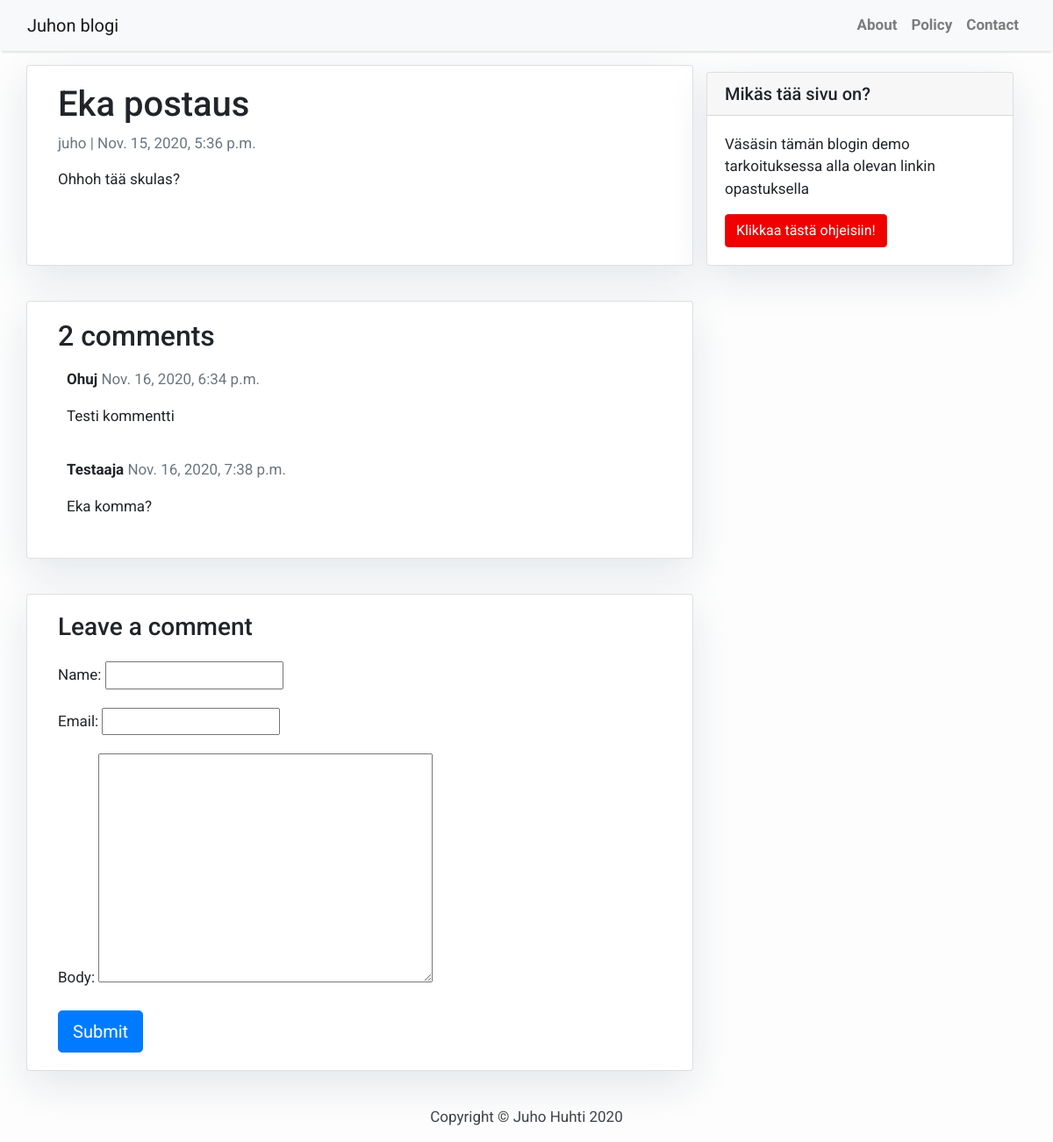
/Eka_postaus/, run on the app's committed database.
### blog/models.py (models this page shows, shortened)
class Post(models.Model):
    title = models.CharField(max_length=200, unique=True)
    slug = models.SlugField(max_length=200, unique=True)
    author = models.ForeignKey(User, on_delete= models.CASCADE,related_name='blog_posts')
    updated_on = models.DateTimeField(auto_now= True)
    content = models.TextField()
    created_on = models.DateTimeField(auto_now_add=True)
    status = models.IntegerField(choices=STATUS, default=0)
    class Meta:
        ordering = ['-created_on']

class Comment(models.Model):
    post = models.ForeignKey(Post,on_delete=models.CASCADE,related_name='comments')
    name = models.CharField(max_length=80)
    email = models.EmailField()
    body = models.TextField()
    created_on = models.DateTimeField(auto_now_add=True)
    active = models.BooleanField(default=False)
    class Meta:
        ordering = ['created_on']

### blog/views.py (the view)
# urls.py: path('<slug:slug>/', views.post_detail, name='post_detail'),
def post_detail(request, slug):
    template_name = 'post_detail.html'
    post = get_object_or_404(Post, slug=slug)
    comments = post.comments.filter(active=True)
    new_comment = None
    if request.method == 'POST':
        comment_form = CommentForm(data=request.POST)
        if comment_form.is_valid():
            new_comment = comment_form.save(commit=False)
            new_comment.post = post
            new_comment.save()
    else:
        comment_form = CommentForm()
    return render(request, template_name, {'post': post,
                                           'comments': comments,
                                           'new_comment': new_comment,
                                           'comment_form': comment_form})

### blog/forms.py
class CommentForm(forms.ModelForm):
    class Meta:
        model = Comment
        fields = ('name', 'email', 'body')

### templates/post_detail.html
{% extends 'base.html' %} {% block content %}
<div class="container">
  <div class="row">
    <div class="col-md-8 card mb-4 mt-3 left top">
      <div class="card-body">
        <h1>{% block title %} {{ post.title }} {% endblock title %}</h1>
        <p class="text-muted">{{ post.author }} | {{ post.created_on }}</p>
        <p class="card-text">{{ post.content | safe }}</p>
      </div>
    </div>
    {% block sidebar %} {% include 'sidebar.html' %} {% endblock sidebar %}
    <div class="col-md-8 card mb-4 mt-3">
      <div class="card-body">
        <h2>{{ comments.count }} comments</h2>
        {% for comment in comments %}
        <div class="comments" style="padding: 10px">
          <p class="font-weight-bold">
            {{ comment.name }}
            <span class="text-muted font-weight-normal">
              {{ comment.created_on }}
            </span>
          </p>
          {{ comment.body | linebreaks }}
        </div>
        {% endfor %}
      </div>
    </div>
    <div class="col-md-8 card mb-4 mt-3">
      <div class="card-body">
        {% if new_comment %}
        <div class="alert alert-success" role="alert">
          Your comment is awaiting moderation
        </div>
        {% else %}
        <h3>Leave a comment</h3>
        <form method="post" style="margin-top: 1.3em">
          {{ comment_form.as_p }} {% csrf_token %}
          <button type="submit" class="btn btn-primary btn-lg">Submit</button>
        </form>
        {% endif %}
      </div>
    </div>
  </div>
</div>
{% endblock content %}

### templates/base.html (style rules this page uses)
body { font-family: "Roboto", sans-serif; font-size: 17px; background-color: #fdfdfd; }

### templates/sidebar.html (style rules this page uses)
.card { box-shadow: 0 16px 48px #e3e7eb; }

### data on the page
Post: title "Eka postaus", author "juho", created_on "Nov. 15, 2020, 5:36 p.m.", content "Ohhoh tää skulas?"
Comment: name "Ohuj", created_on "Nov. 16, 2020, 6:34 p.m.", body "Testi kommentti"
Comment: name "Testaaja", created_on "Nov. 16, 2020, 7:38 p.m.", body "Eka komma?"

### other printed values
{{ comments.count }} "2"
